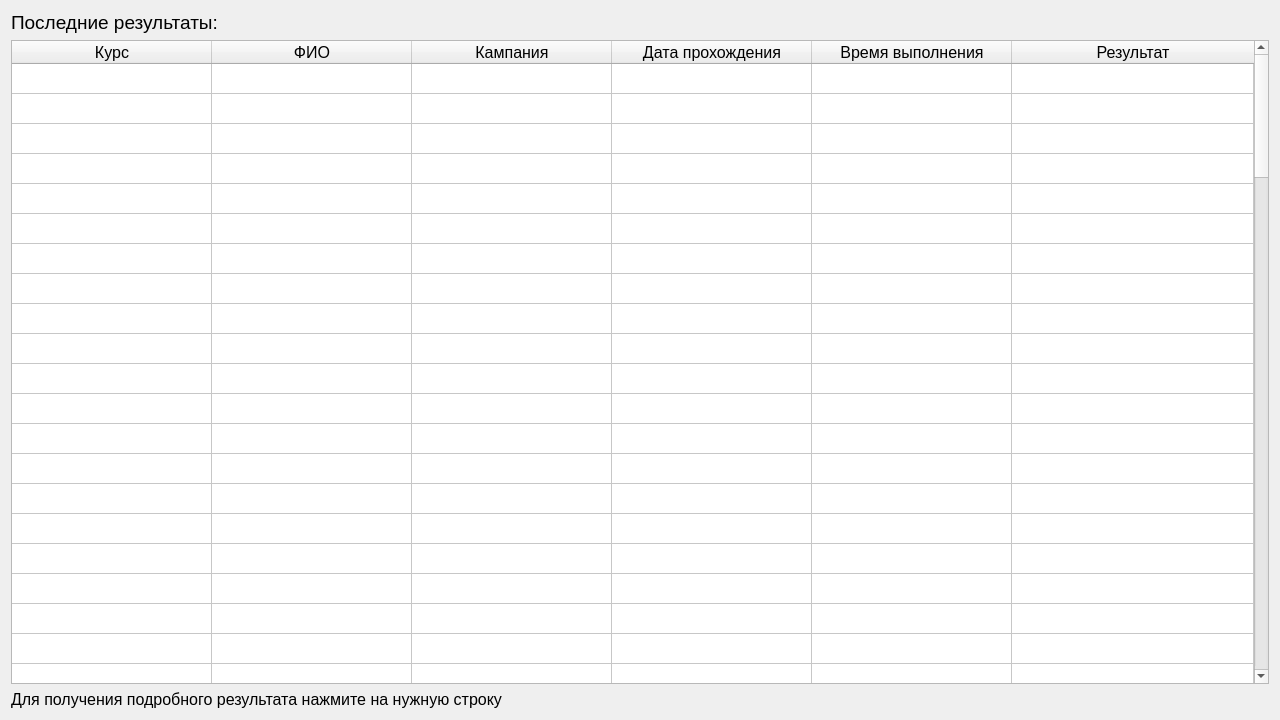
<?xml version="1.0" encoding="UTF-8"?>
<ui version="4.0">
 <class>ResultsWindow</class>
 <widget class="QWidget" name="ResultsWindow">
  <property name="geometry">
   <rect>
    <x>0</x>
    <y>0</y>
    <width>1280</width>
    <height>720</height>
   </rect>
  </property>
  <property name="sizePolicy">
   <sizepolicy hsizetype="Maximum" vsizetype="Maximum">
    <horstretch>0</horstretch>
    <verstretch>0</verstretch>
   </sizepolicy>
  </property>
  <property name="minimumSize">
   <size>
    <width>1280</width>
    <height>720</height>
   </size>
  </property>
  <property name="windowTitle">
   <string>Form</string>
  </property>
  <layout class="QVBoxLayout" name="verticalLayout">
   <item>
    <widget class="QLabel" name="label">
     <property name="font">
      <font>
       <pointsize>14</pointsize>
      </font>
     </property>
     <property name="text">
      <string>Последние результаты:</string>
     </property>
    </widget>
   </item>
   <item>
    <widget class="QTableWidget" name="tableWidget">
     <property name="sizePolicy">
      <sizepolicy hsizetype="Minimum" vsizetype="Expanding">
       <horstretch>1</horstretch>
       <verstretch>0</verstretch>
      </sizepolicy>
     </property>
     <property name="font">
      <font>
       <pointsize>12</pointsize>
      </font>
     </property>
     <property name="sizeAdjustPolicy">
      <enum>QAbstractScrollArea::AdjustIgnored</enum>
     </property>
     <property name="editTriggers">
      <set>QAbstractItemView::NoEditTriggers</set>
     </property>
     <property name="dragDropMode">
      <enum>QAbstractItemView::NoDragDrop</enum>
     </property>
     <property name="textElideMode">
      <enum>Qt::ElideRight</enum>
     </property>
     <property name="rowCount">
      <number>100</number>
     </property>
     <attribute name="horizontalHeaderCascadingSectionResizes">
      <bool>true</bool>
     </attribute>
     <attribute name="horizontalHeaderDefaultSectionSize">
      <number>200</number>
     </attribute>
     <attribute name="horizontalHeaderHighlightSections">
      <bool>false</bool>
     </attribute>
     <attribute name="horizontalHeaderShowSortIndicator" stdset="0">
      <bool>false</bool>
     </attribute>
     <attribute name="horizontalHeaderStretchLastSection">
      <bool>true</bool>
     </attribute>
     <attribute name="verticalHeaderVisible">
      <bool>false</bool>
     </attribute>
     <attribute name="verticalHeaderCascadingSectionResizes">
      <bool>false</bool>
     </attribute>
     <attribute name="verticalHeaderShowSortIndicator" stdset="0">
      <bool>false</bool>
     </attribute>
     <attribute name="verticalHeaderStretchLastSection">
      <bool>false</bool>
     </attribute>
     <row>
      <property name="text">
       <string>1</string>
      </property>
     </row>
     <row>
      <property name="text">
       <string>2</string>
      </property>
     </row>
     <row>
      <property name="text">
       <string>3</string>
      </property>
     </row>
     <row/>
     <row/>
     <row/>
     <row/>
     <row/>
     <row/>
     <row/>
     <row/>
     <row/>
     <row/>
     <row/>
     <row/>
     <row/>
     <row/>
     <row/>
     <row/>
     <row/>
     <row/>
     <row/>
     <row/>
     <row/>
     <row/>
     <row/>
     <row/>
     <row/>
     <row/>
     <row/>
     <row/>
     <row/>
     <row/>
     <row/>
     <row/>
     <row/>
     <row/>
     <row/>
     <row/>
     <row/>
     <row/>
     <row/>
     <row/>
     <row/>
     <row/>
     <row/>
     <row/>
     <row/>
     <row/>
     <row/>
     <row/>
     <row/>
     <row/>
     <row/>
     <row/>
     <row/>
     <row/>
     <row/>
     <row/>
     <row/>
     <row/>
     <row/>
     <row/>
     <row/>
     <row/>
     <row/>
     <row/>
     <row/>
     <row/>
     <row/>
     <row/>
     <row/>
     <row/>
     <row/>
     <row/>
     <row/>
     <row/>
     <row/>
     <row/>
     <row/>
     <row/>
     <row/>
     <row/>
     <row/>
     <row/>
     <row/>
     <row/>
     <row/>
     <row/>
     <row/>
     <row/>
     <row/>
     <row/>
     <row/>
     <row/>
     <row/>
     <row/>
     <row/>
     <row/>
     <row/>
     <column>
      <property name="text">
       <string>Курс</string>
      </property>
     </column>
     <column>
      <property name="text">
       <string>ФИО</string>
      </property>
     </column>
     <column>
      <property name="text">
       <string>Кампания</string>
      </property>
     </column>
     <column>
      <property name="text">
       <string>Дата прохождения</string>
      </property>
     </column>
     <column>
      <property name="text">
       <string>Время выполнения</string>
      </property>
     </column>
     <column>
      <property name="text">
       <string>Результат</string>
      </property>
     </column>
     <item row="0" column="0">
      <property name="text">
       <string/>
      </property>
     </item>
     <item row="0" column="5">
      <property name="text">
       <string/>
      </property>
     </item>
     <item row="1" column="0">
      <property name="text">
       <string/>
      </property>
     </item>
     <item row="1" column="5">
      <property name="text">
       <string/>
      </property>
     </item>
     <item row="2" column="0">
      <property name="text">
       <string/>
      </property>
     </item>
     <item row="2" column="5">
      <property name="text">
       <string/>
      </property>
     </item>
    </widget>
   </item>
   <item>
    <widget class="QLabel" name="label_2">
     <property name="font">
      <font>
       <pointsize>12</pointsize>
      </font>
     </property>
     <property name="text">
      <string>Для получения подробного результата нажмите на нужную строку</string>
     </property>
    </widget>
   </item>
  </layout>
 </widget>
 <resources/>
 <connections/>
</ui>
